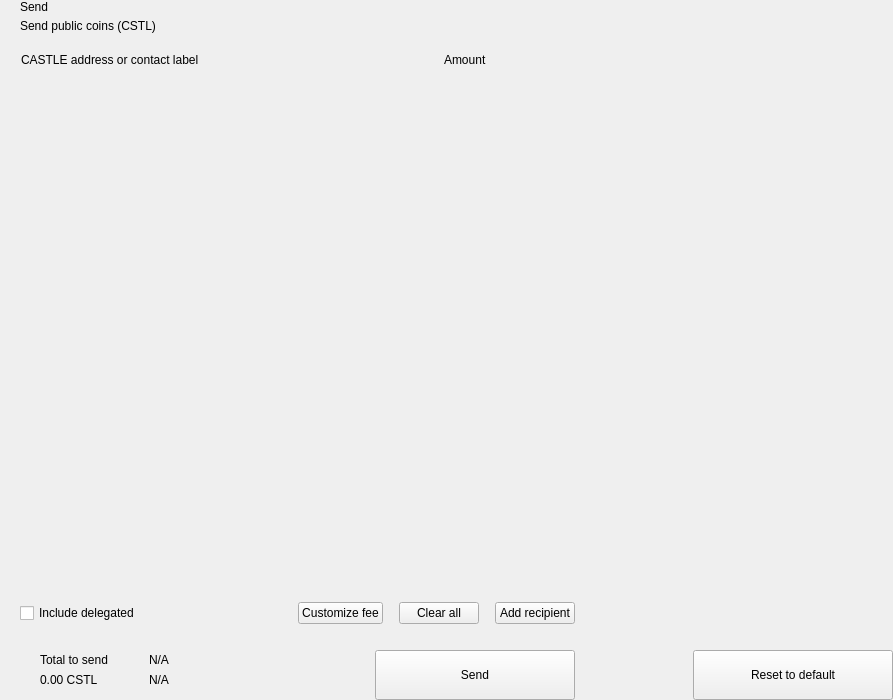
<?xml version="1.0" encoding="UTF-8"?>
<ui version="4.0">
 <class>send</class>
 <widget class="QWidget" name="send">
  <property name="geometry">
   <rect>
    <x>0</x>
    <y>0</y>
    <width>893</width>
    <height>700</height>
   </rect>
  </property>
  <property name="windowTitle">
   <string>Form</string>
  </property>
  <layout class="QHBoxLayout" name="horizontalLayout_2" stretch="2,1">
   <property name="spacing">
    <number>0</number>
   </property>
   <property name="leftMargin">
    <number>0</number>
   </property>
   <property name="topMargin">
    <number>0</number>
   </property>
   <property name="rightMargin">
    <number>0</number>
   </property>
   <property name="bottomMargin">
    <number>0</number>
   </property>
   <item>
    <widget class="QWidget" name="left" native="true">
     <layout class="QVBoxLayout" name="verticalLayout_3">
      <property name="spacing">
       <number>0</number>
      </property>
      <property name="leftMargin">
       <number>0</number>
      </property>
      <property name="topMargin">
       <number>0</number>
      </property>
      <property name="rightMargin">
       <number>0</number>
      </property>
      <property name="bottomMargin">
       <number>0</number>
      </property>
      <item>
       <layout class="QVBoxLayout" name="verticalLayout_22" stretch="0,0,0,1,0,0,0,0">
        <property name="spacing">
         <number>0</number>
        </property>
        <item>
         <layout class="QHBoxLayout" name="horizontalLayout_3">
          <property name="spacing">
           <number>0</number>
          </property>
          <property name="leftMargin">
           <number>20</number>
          </property>
          <property name="rightMargin">
           <number>20</number>
          </property>
          <item>
           <layout class="QVBoxLayout" name="verticalLayout">
            <property name="spacing">
             <number>5</number>
            </property>
            <item>
             <widget class="QLabel" name="labelTitle">
              <property name="text">
               <string>Send</string>
              </property>
              <property name="alignment">
               <set>Qt::AlignLeading|Qt::AlignLeft|Qt::AlignVCenter</set>
              </property>
             </widget>
            </item>
            <item>
             <widget class="QLabel" name="labelSubtitle1">
              <property name="text">
               <string>Send public coins (CSTL)</string>
              </property>
             </widget>
            </item>
           </layout>
          </item>
          <item>
           <spacer name="horizontalSpacer">
            <property name="orientation">
             <enum>Qt::Horizontal</enum>
            </property>
            <property name="sizeHint" stdset="0">
             <size>
              <width>40</width>
              <height>20</height>
             </size>
            </property>
           </spacer>
          </item>
         </layout>
        </item>
        <item>
         <spacer name="verticalSpacer_2">
          <property name="orientation">
           <enum>Qt::Vertical</enum>
          </property>
          <property name="sizeType">
           <enum>QSizePolicy::Fixed</enum>
          </property>
          <property name="sizeHint" stdset="0">
           <size>
            <width>20</width>
            <height>20</height>
           </size>
          </property>
         </spacer>
        </item>
        <item>
         <layout class="QHBoxLayout" name="horizontalLayout" stretch="6,0,2">
          <property name="spacing">
           <number>0</number>
          </property>
          <property name="leftMargin">
           <number>10</number>
          </property>
          <property name="topMargin">
           <number>0</number>
          </property>
          <property name="rightMargin">
           <number>20</number>
          </property>
          <property name="bottomMargin">
           <number>0</number>
          </property>
          <item>
           <widget class="QLabel" name="labelSubtitleAddress">
            <property name="styleSheet">
             <string notr="true">margin-left:8px;</string>
            </property>
            <property name="text">
             <string>CASTLE address or contact label</string>
            </property>
           </widget>
          </item>
          <item>
           <spacer name="horizontalSpacer_3">
            <property name="orientation">
             <enum>Qt::Horizontal</enum>
            </property>
            <property name="sizeType">
             <enum>QSizePolicy::Fixed</enum>
            </property>
            <property name="sizeHint" stdset="0">
             <size>
              <width>40</width>
              <height>1</height>
             </size>
            </property>
           </spacer>
          </item>
          <item>
           <widget class="QLabel" name="labelSubtitleAmount">
            <property name="text">
             <string>Amount</string>
            </property>
           </widget>
          </item>
         </layout>
        </item>
        <item>
         <widget class="QScrollArea" name="scrollArea">
          <property name="minimumSize">
           <size>
            <width>0</width>
            <height>350</height>
           </size>
          </property>
          <property name="styleSheet">
           <string notr="true">#scrollArea {
            background:transparent;
            margin-top:10px;
}</string>
          </property>
          <property name="horizontalScrollBarPolicy">
           <enum>Qt::ScrollBarAlwaysOff</enum>
          </property>
          <property name="sizeAdjustPolicy">
           <enum>QAbstractScrollArea::AdjustIgnored</enum>
          </property>
          <property name="widgetResizable">
           <bool>true</bool>
          </property>
          <property name="alignment">
           <set>Qt::AlignLeading|Qt::AlignLeft|Qt::AlignTop</set>
          </property>
          <widget class="QWidget" name="scrollAreaWidgetContents">
           <property name="geometry">
            <rect>
             <x>0</x>
             <y>0</y>
             <width>591</width>
             <height>16</height>
            </rect>
           </property>
           <property name="sizePolicy">
            <sizepolicy hsizetype="Preferred" vsizetype="Maximum">
             <horstretch>0</horstretch>
             <verstretch>0</verstretch>
            </sizepolicy>
           </property>
           <property name="autoFillBackground">
            <bool>false</bool>
           </property>
           <property name="styleSheet">
            <string notr="true">#scrollAreaWidgetContents {
             background:transparent;
             }</string>
           </property>
           <layout class="QVBoxLayout" name="verticalLayout_7">
            <property name="spacing">
             <number>0</number>
            </property>
            <property name="sizeConstraint">
             <enum>QLayout::SetDefaultConstraint</enum>
            </property>
            <property name="leftMargin">
             <number>0</number>
            </property>
            <property name="topMargin">
             <number>0</number>
            </property>
            <property name="rightMargin">
             <number>0</number>
            </property>
            <property name="bottomMargin">
             <number>0</number>
            </property>
           </layout>
          </widget>
         </widget>
        </item>
        <item>
         <spacer name="verticalSpacer_4">
          <property name="orientation">
           <enum>Qt::Vertical</enum>
          </property>
          <property name="sizeType">
           <enum>QSizePolicy::Fixed</enum>
          </property>
          <property name="sizeHint" stdset="0">
           <size>
            <width>20</width>
            <height>20</height>
           </size>
          </property>
         </spacer>
        </item>
        <item>
         <layout class="QHBoxLayout" name="horizontalLayout_20">
          <property name="spacing">
           <number>6</number>
          </property>
          <property name="leftMargin">
           <number>20</number>
          </property>
          <property name="rightMargin">
           <number>20</number>
          </property>
          <item>
           <widget class="QCheckBox" name="checkBoxDelegations">
            <property name="layoutDirection">
             <enum>Qt::LeftToRight</enum>
            </property>
            <property name="text">
             <string>Include delegated</string>
            </property>
           </widget>
          </item>
          <item>
           <spacer name="horizontalSpacer_4">
            <property name="orientation">
             <enum>Qt::Horizontal</enum>
            </property>
            <property name="sizeHint" stdset="0">
             <size>
              <width>10</width>
              <height>20</height>
             </size>
            </property>
           </spacer>
          </item>
          <item>
           <widget class="QPushButton" name="pushButtonFee">
            <property name="focusPolicy">
             <enum>Qt::NoFocus</enum>
            </property>
            <property name="text">
             <string>Customize fee</string>
            </property>
           </widget>
          </item>
          <item>
           <spacer name="horizontalSpacer_11">
            <property name="orientation">
             <enum>Qt::Horizontal</enum>
            </property>
            <property name="sizeType">
             <enum>QSizePolicy::Minimum</enum>
            </property>
            <property name="sizeHint" stdset="0">
             <size>
              <width>10</width>
              <height>20</height>
             </size>
            </property>
           </spacer>
          </item>
          <item>
           <widget class="QPushButton" name="pushButtonClear">
            <property name="focusPolicy">
             <enum>Qt::NoFocus</enum>
            </property>
            <property name="layoutDirection">
             <enum>Qt::RightToLeft</enum>
            </property>
            <property name="text">
             <string>Clear all</string>
            </property>
           </widget>
          </item>
          <item>
           <spacer name="horizontalSpacer_6">
            <property name="orientation">
             <enum>Qt::Horizontal</enum>
            </property>
            <property name="sizeType">
             <enum>QSizePolicy::Fixed</enum>
            </property>
            <property name="sizeHint" stdset="0">
             <size>
              <width>10</width>
              <height>20</height>
             </size>
            </property>
           </spacer>
          </item>
          <item>
           <widget class="QPushButton" name="pushButtonAddRecipient">
            <property name="focusPolicy">
             <enum>Qt::NoFocus</enum>
            </property>
            <property name="text">
             <string>Add recipient</string>
            </property>
           </widget>
          </item>
         </layout>
        </item>
        <item>
         <spacer name="verticalSpacer">
          <property name="orientation">
           <enum>Qt::Vertical</enum>
          </property>
          <property name="sizeType">
           <enum>QSizePolicy::Fixed</enum>
          </property>
          <property name="sizeHint" stdset="0">
           <size>
            <width>20</width>
            <height>16</height>
           </size>
          </property>
         </spacer>
        </item>
        <item>
         <layout class="QHBoxLayout" name="horizontalLayout_7">
          <property name="rightMargin">
           <number>20</number>
          </property>
          <item>
           <layout class="QHBoxLayout" name="horizontalLayout_10">
            <property name="spacing">
             <number>0</number>
            </property>
            <property name="leftMargin">
             <number>8</number>
            </property>
            <item>
             <widget class="QStackedWidget" name="stackedWidget">
              <property name="minimumSize">
               <size>
                <width>0</width>
                <height>60</height>
               </size>
              </property>
              <property name="maximumSize">
               <size>
                <width>16777215</width>
                <height>60</height>
               </size>
              </property>
              <widget class="QWidget" name="page1">
               <layout class="QVBoxLayout" name="verticalLayout_71" stretch="0">
                <property name="spacing">
                 <number>6</number>
                </property>
                <property name="leftMargin">
                 <number>12</number>
                </property>
                <property name="topMargin">
                 <number>0</number>
                </property>
                <property name="rightMargin">
                 <number>0</number>
                </property>
                <property name="bottomMargin">
                 <number>0</number>
                </property>
                <item>
                 <widget class="QWidget" name="coinWidget" native="true">
                  <property name="minimumSize">
                   <size>
                    <width>0</width>
                    <height>60</height>
                   </size>
                  </property>
                  <property name="maximumSize">
                   <size>
                    <width>16777215</width>
                    <height>60</height>
                   </size>
                  </property>
                  <layout class="QHBoxLayout" name="horizontalLayout_9">
                   <property name="spacing">
                    <number>0</number>
                   </property>
                   <property name="leftMargin">
                    <number>20</number>
                   </property>
                   <property name="topMargin">
                    <number>10</number>
                   </property>
                   <property name="rightMargin">
                    <number>20</number>
                   </property>
                   <property name="bottomMargin">
                    <number>10</number>
                   </property>
                   <item>
                    <layout class="QVBoxLayout" name="verticalSend">
                     <property name="spacing">
                      <number>0</number>
                     </property>
                     <item>
                      <widget class="QLabel" name="labelTitleTotalSend">
                       <property name="text">
                        <string>Total to send</string>
                       </property>
                      </widget>
                     </item>
                     <item>
                      <widget class="QLabel" name="labelAmountSend">
                       <property name="text">
                        <string notr="true">0.00 CSTL</string>
                       </property>
                      </widget>
                     </item>
                    </layout>
                   </item>
                   <item>
                    <spacer name="horizontalSpacer_9">
                     <property name="orientation">
                      <enum>Qt::Horizontal</enum>
                     </property>
                     <property name="sizeType">
                      <enum>QSizePolicy::Fixed</enum>
                     </property>
                     <property name="sizeHint" stdset="0">
                      <size>
                       <width>20</width>
                       <height>20</height>
                      </size>
                     </property>
                    </spacer>
                   </item>
                   <item>
                    <widget class="QLabel" name="labelLine">
                     <property name="minimumSize">
                      <size>
                       <width>1</width>
                       <height>0</height>
                      </size>
                     </property>
                     <property name="maximumSize">
                      <size>
                       <width>1</width>
                       <height>16777215</height>
                      </size>
                     </property>
                     <property name="text">
                      <string/>
                     </property>
                    </widget>
                   </item>
                   <item>
                    <spacer name="horizontalSpacer_10">
                     <property name="orientation">
                      <enum>Qt::Horizontal</enum>
                     </property>
                     <property name="sizeType">
                      <enum>QSizePolicy::Fixed</enum>
                     </property>
                     <property name="sizeHint" stdset="0">
                      <size>
                       <width>20</width>
                       <height>20</height>
                      </size>
                     </property>
                    </spacer>
                   </item>
                   <item>
                    <layout class="QVBoxLayout" name="verticalRemaining">
                     <property name="spacing">
                      <number>0</number>
                     </property>
                     <item>
                      <widget class="QLabel" name="labelTitleTotalRemaining">
                       <property name="text">
                        <string notr="true">N/A</string>
                       </property>
                      </widget>
                     </item>
                     <item>
                      <widget class="QLabel" name="labelAmountRemaining">
                       <property name="text">
                        <string notr="true">N/A</string>
                       </property>
                      </widget>
                     </item>
                    </layout>
                   </item>
                  </layout>
                 </widget>
                </item>
               </layout>
              </widget>
              <widget class="QWidget" name="page_2"/>
             </widget>
            </item>
           </layout>
          </item>
          <item>
           <spacer name="horizontalSpacer_5">
            <property name="orientation">
             <enum>Qt::Horizontal</enum>
            </property>
            <property name="sizeType">
             <enum>QSizePolicy::Expanding</enum>
            </property>
            <property name="sizeHint" stdset="0">
             <size>
              <width>40</width>
              <height>20</height>
             </size>
            </property>
           </spacer>
          </item>
          <item alignment="Qt::AlignBottom">
           <widget class="QPushButton" name="pushButtonSave">
            <property name="minimumSize">
             <size>
              <width>200</width>
              <height>50</height>
             </size>
            </property>
            <property name="maximumSize">
             <size>
              <width>200</width>
              <height>50</height>
             </size>
            </property>
            <property name="focusPolicy">
             <enum>Qt::NoFocus</enum>
            </property>
            <property name="text">
             <string>Send</string>
            </property>
           </widget>
          </item>
         </layout>
        </item>
       </layout>
      </item>
     </layout>
    </widget>
   </item>
   <item>
    <widget class="QWidget" name="right" native="true">
     <layout class="QVBoxLayout" name="verticalLayout_5">
      <property name="leftMargin">
       <number>0</number>
      </property>
      <property name="topMargin">
       <number>0</number>
      </property>
      <property name="rightMargin">
       <number>0</number>
      </property>
      <property name="bottomMargin">
       <number>0</number>
      </property>
      <item>
       <layout class="QVBoxLayout" name="verticalLayout_4">
        <property name="spacing">
         <number>6</number>
        </property>
        <item>
         <widget class="OptionButton" name="btnCoinControl" native="true">
          <property name="minimumSize">
           <size>
            <width>0</width>
            <height>50</height>
           </size>
          </property>
         </widget>
        </item>
        <item>
         <widget class="OptionButton" name="btnChangeAddress" native="true">
          <property name="minimumSize">
           <size>
            <width>0</width>
            <height>50</height>
           </size>
          </property>
         </widget>
        </item>
        <item>
         <widget class="OptionButton" name="btnUri" native="true">
          <property name="minimumSize">
           <size>
            <width>0</width>
            <height>50</height>
           </size>
          </property>
         </widget>
        </item>
        <item>
         <spacer name="verticalSpacer_5">
          <property name="orientation">
           <enum>Qt::Vertical</enum>
          </property>
          <property name="sizeHint" stdset="0">
           <size>
            <width>20</width>
            <height>40</height>
           </size>
          </property>
         </spacer>
        </item>
        <item>
         <layout class="QHBoxLayout" name="horizontalLayout_8">
          <item>
           <spacer name="horizontalSpacer_7">
            <property name="orientation">
             <enum>Qt::Horizontal</enum>
            </property>
            <property name="sizeHint" stdset="0">
             <size>
              <width>40</width>
              <height>20</height>
             </size>
            </property>
           </spacer>
          </item>
          <item>
           <widget class="QPushButton" name="pushButtonReset">
            <property name="minimumSize">
             <size>
              <width>200</width>
              <height>50</height>
             </size>
            </property>
            <property name="maximumSize">
             <size>
              <width>200</width>
              <height>50</height>
             </size>
            </property>
            <property name="focusPolicy">
             <enum>Qt::NoFocus</enum>
            </property>
            <property name="text">
             <string>Reset to default</string>
            </property>
           </widget>
          </item>
         </layout>
        </item>
       </layout>
      </item>
     </layout>
    </widget>
   </item>
  </layout>
 </widget>
 <customwidgets>
  <customwidget>
   <class>OptionButton</class>
   <extends>QWidget</extends>
   <header>qt/castle/optionbutton.h</header>
   <container>1</container>
  </customwidget>
 </customwidgets>
 <resources/>
 <connections/>
</ui>
